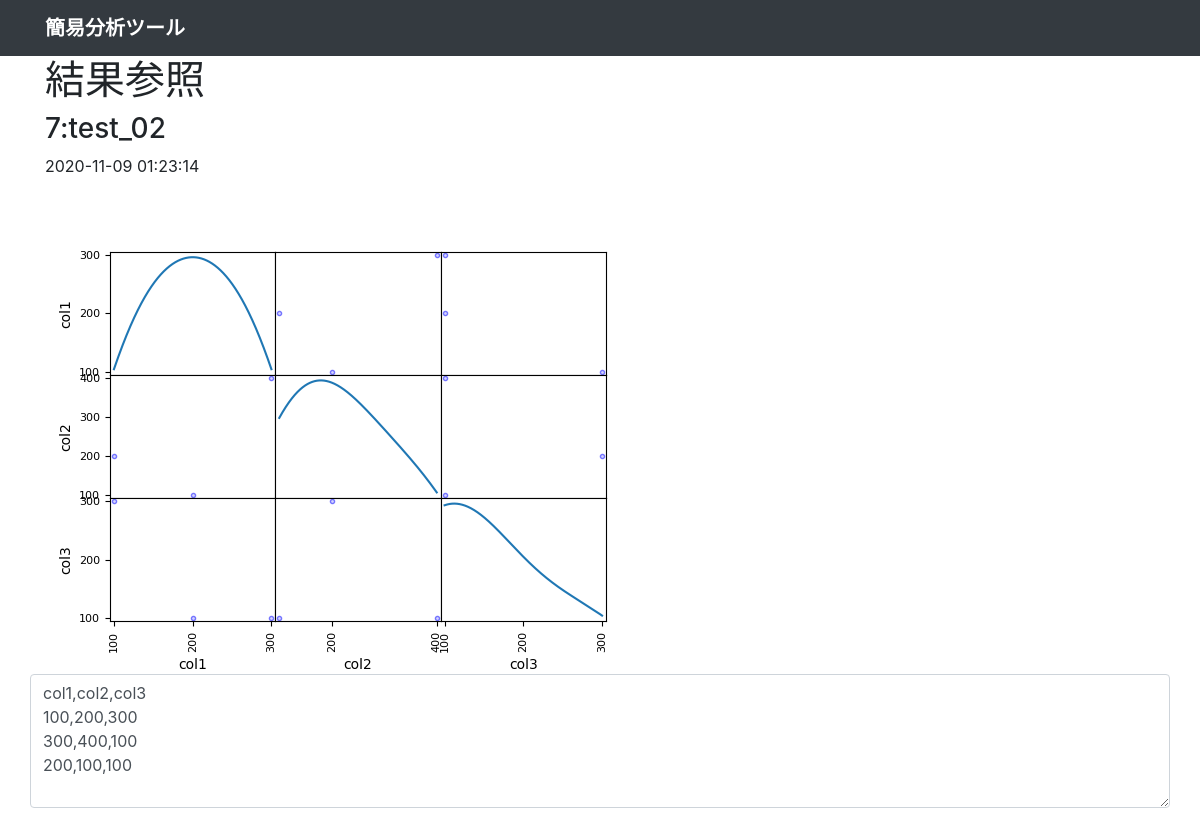
Page /view/7 on the committed database.
### tables this page shows
CREATE TABLE results (
  `id` integer primary key autoincrement,
  `title` text not null,
  `data` text not null,
  `img` text not null,
  `created` TIMESTAMP DEFAULT (DATETIME('now','localtime'))
);

### run.py (the view)
@app.route('/view/<pk>')
def view(pk):
    con = get_db()
    result = models.select(con, pk)
    return render_template('view.html', result=result)

### models.py (called while the page is built)
def select(con, pk):
    cur = con.execute('select id, title, data, img, created from results where id=?', (pk,))
    return cur.fetchone()

### run.py (called while the page is built)
def connect_db():
    con = sqlite3.connect(app.config['DATABASE'])
    con.row_factory = sqlite3.Row
    return con

def get_db():
    if not hasattr(g, 'sqlite_db'):
        g.sqlite_db = connect_db()
    return g.sqlite_db

### templates/view.html
{% extends "base.html" %}
{% block body %}
<h1>結果参照</h1>
<h3>{{ result.id }}:{{ result.title|safe}}</h3>
<p>{{ result.created }}</p>
<div class="row">
    <img src="{{ url_for('static', filename=result.img) }}">
</div>
<div class="row">
    <textarea class="form-control" name="data" rows="5">{{result.data}}</textarea>
</div>
<br><br>
{% endblock %}

### templates/base.html (shortened to what this page needs)
<!doctype html>
<head>
    <link rel="stylesheet" href="https://maxcdn.bootstrapcdn.com/bootstrap/4.0.0/css/bootstrap.min.css"
>
    <link rel="stylesheet" type=text/css href="{{ url_for('static', filename='style.css') }}">
</head>
<body>
<header>
    <div class="navbar navbar-dark bg-dark box-shadow">
        <div class="container d-flex justify-content-between">
            <a href="/" class="navbar-brand d-flex align-items-center">
                <strong>簡易分析ツール</strong>
            </a>
        </div>
    </div>
</header>
<div class="container">
    {% block body %}{% endblock %}
</div>
</body>
</html>

### rows in the picture
results: id "7", title "test_02", created "2020-11-09 01:23:14", img (picture), data "col1,col2,col3 100,200,300 300,400,100 200,100,100"
